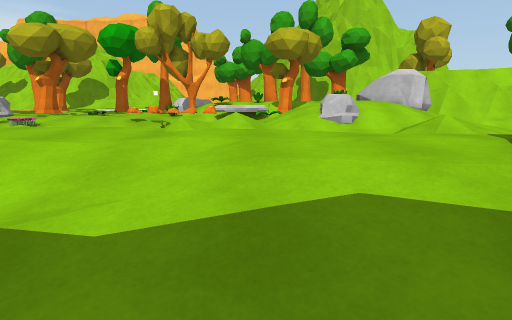
[1] (above)

17 first-person views from a walk through a 3-D level made in the Unity game engine. The camera is 1.2 m above the floor, tilts 10° down and sees 80° across. The floor is counted in squares, 1 m on a side. Each view is taken from the middle of a square. On the plan, view 1 faces up. The plan holds only what a view shows up to about 13 squares ahead; the rest is blank. The place goes on beyond the plan. The player is left out.

[2]
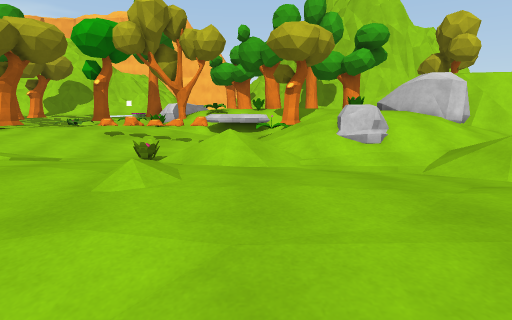

[3]
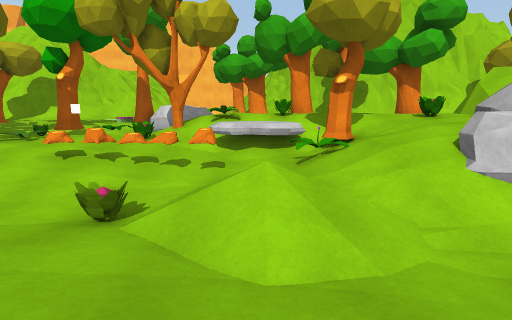

[4]
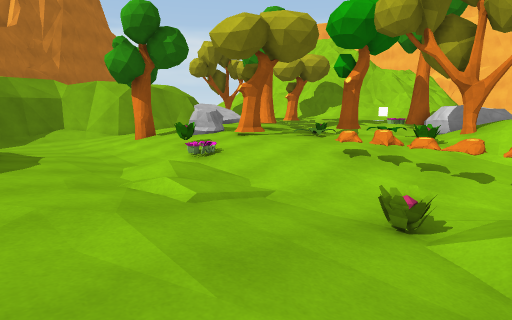

[5]
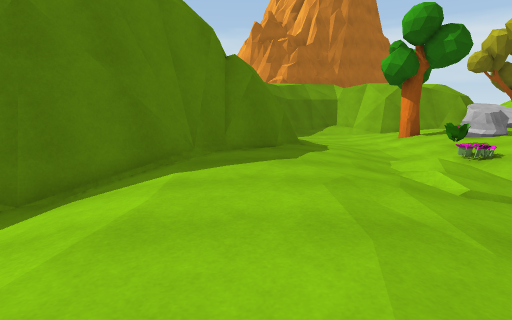

[6]
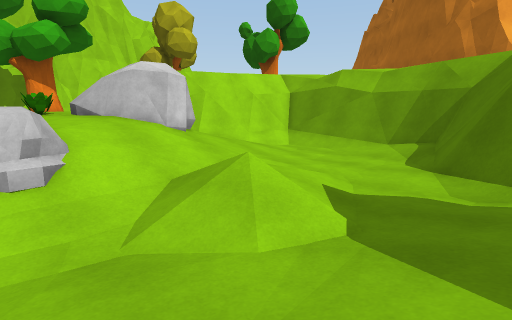

[7]
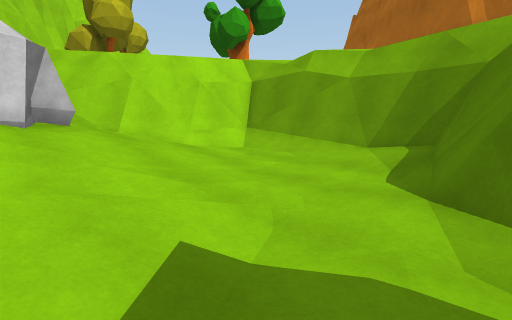

[8]
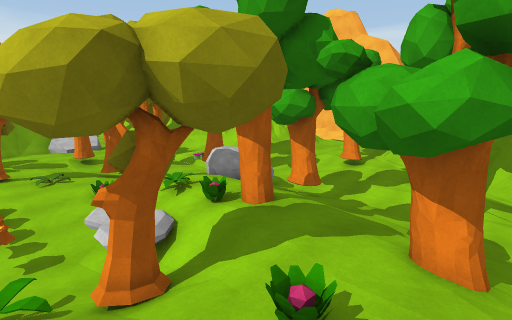

[9]
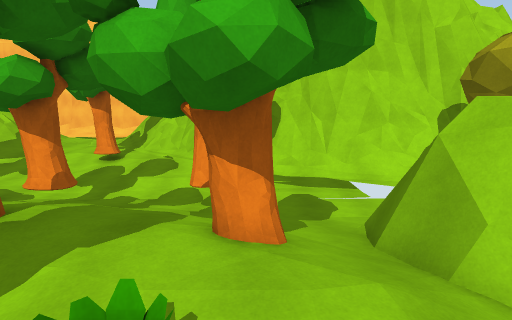

[10]
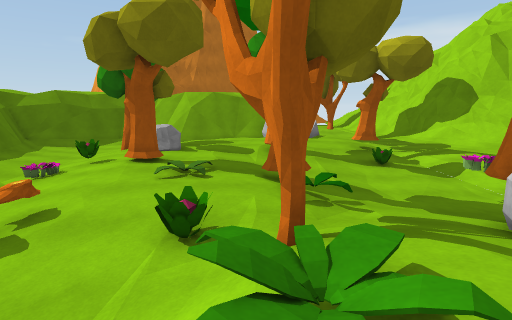

[11]
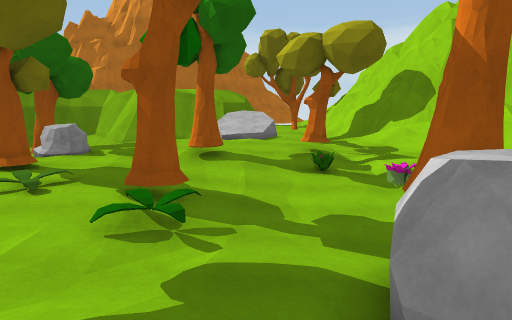

[12]
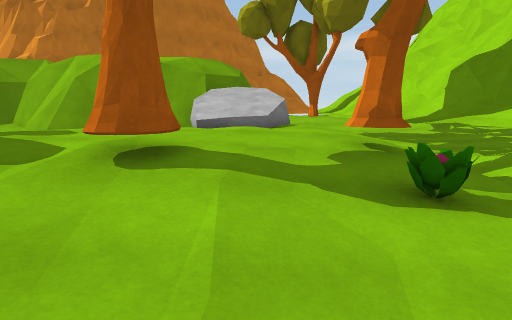

[13]
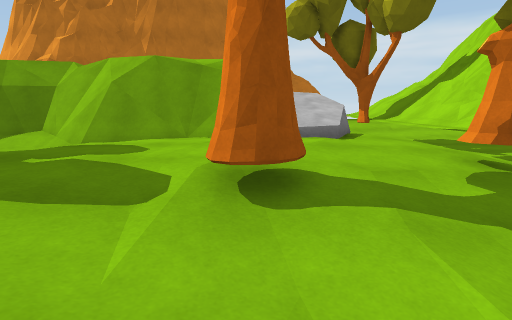

[14]
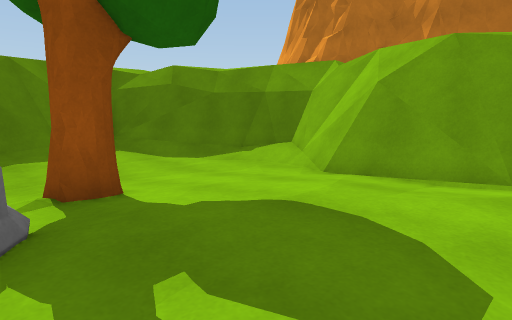

[15]
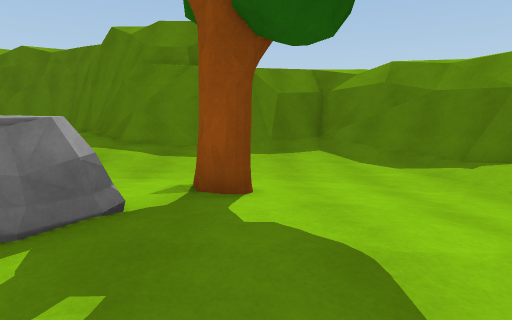

[16]
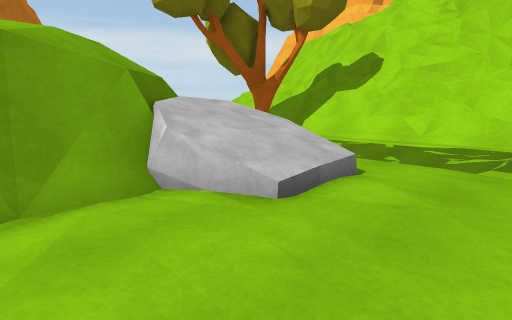

[17]
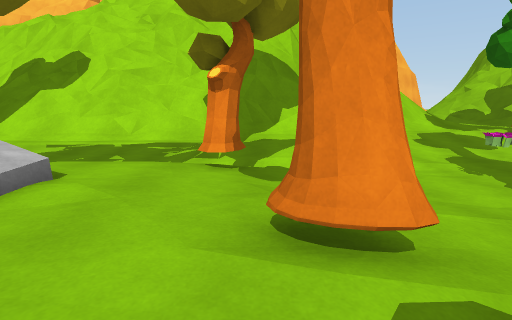

### Floor plan
Key: @ floor where view 1 was taken; # wall or solid block; . main floor; : floor 0.25 m higher than the main floor; - floor 0.25 m lower than the main floor; + floor 0.5 m higher than the main floor; * floor 0.75 m higher than the main floor; % floor 1 m higher than the main floor; & floor 1.25 m higher than the main floor; $ floor 1.5 m higher than the main floor; / step, stairs or slope; = window, fence, low wall or low ledge; ^ raised ledge; R rock; P plant; T tree; O other object.
Columns run from 24 left of view 1 to 16 right of it. Each row starts with its distance up from view 1.
 30 ### ^^^^####  =...    .......=###
 29 #=^^#^^##=# O=....   ---......^^^###
 28 /=====##=== ----T    .. ....TT-.-^^^#
 27 T==%//=TT.....-PTTR   TTT::.TT..---^
 26    ++++T::P......RRR   T///// ./..
 25    +++++::...-...:RR    *////////=
 24     %*+++::.....::+///  ///// /++#
 23 =   /+*++T::.:::::+//$$$$$$&////*#
 22 ^=$R/+**TTT:::T#P++//$$$$T$$$TT//##
 21 ##=++***+++:+++T***TTP&/P$$$$$T//###
 20  #=+++***++++*****+P+//////&$$$$&%###
 19  #=+++*****+**P***++:R  &///$P$$   ####
 18  #=:+++***R**T*+*++:::RRRTT%&$$R  *+/=###
 17  #=:++++*RR*TT*+++==:...:///$$/   *+:.//#
 16  #=:::+++RR++++++/===#..P+/&$$R/ R*+:../#
 15 ##..:::TT++P+++:::...-. :/%&&$$RR//::../#
 14 #=....::T::::P::....-./ ///RR//////:..-/#
 13 #/............/:....P//////RR////::..--.#
 12 #/............/+::....//////::////...-..#
 11 ##.........::::::/::::.//....//////..-//#
 10 ##=......::::::::++++:::::::.////.-../=##
  9  ##/...::=++++++++++++++++::::......#####
  8   ##//=######=**++****/*++++:::::..###
  7    ######   ##++******/***+++++//:
  6              ##+++++++********
  5              ###++++++++*****
  4                ##:::::++++**
  3                 ##.. .::+++
  2                  ##   :::+
  1                        .::
  0                         @

Positions as (right, up) in squares from view 1, and headings:
1: (0, 0), facing up
2: (0, 3), facing up
3: (-1, 8), facing up
4: (-2, 8), facing up-left
5: (-1, 7), facing left
6: (3, 7), facing up-right
7: (7, 8), facing up-right
8: (7, 16), facing up-left
9: (6, 17), facing up
10: (-1, 21), facing left
11: (-3, 24), facing left
12: (-10, 24), facing left
13: (-11, 22), facing left
14: (-15, 20), facing down-left
15: (-17, 20), facing down
16: (-17, 19), facing up-left
17: (-16, 19), facing up
